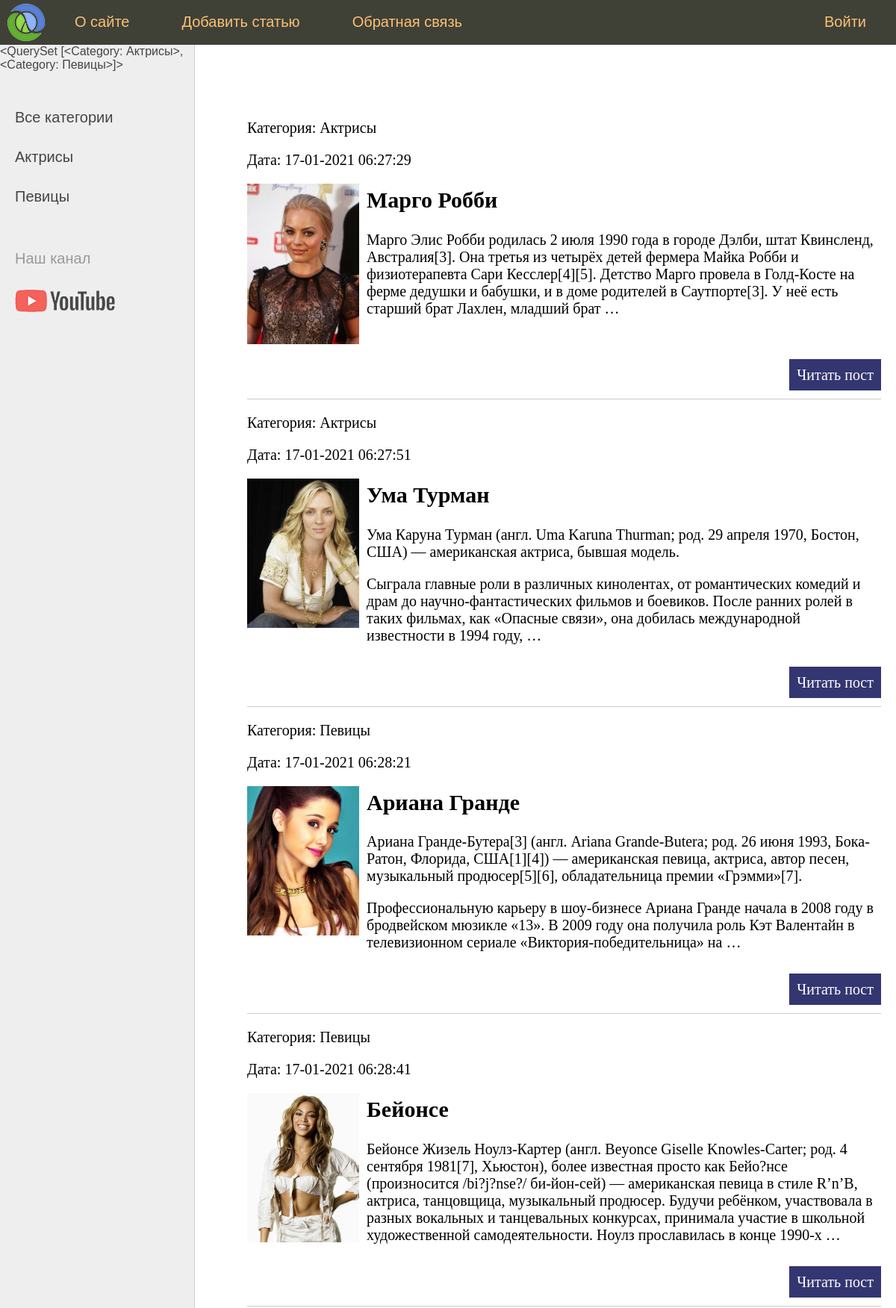
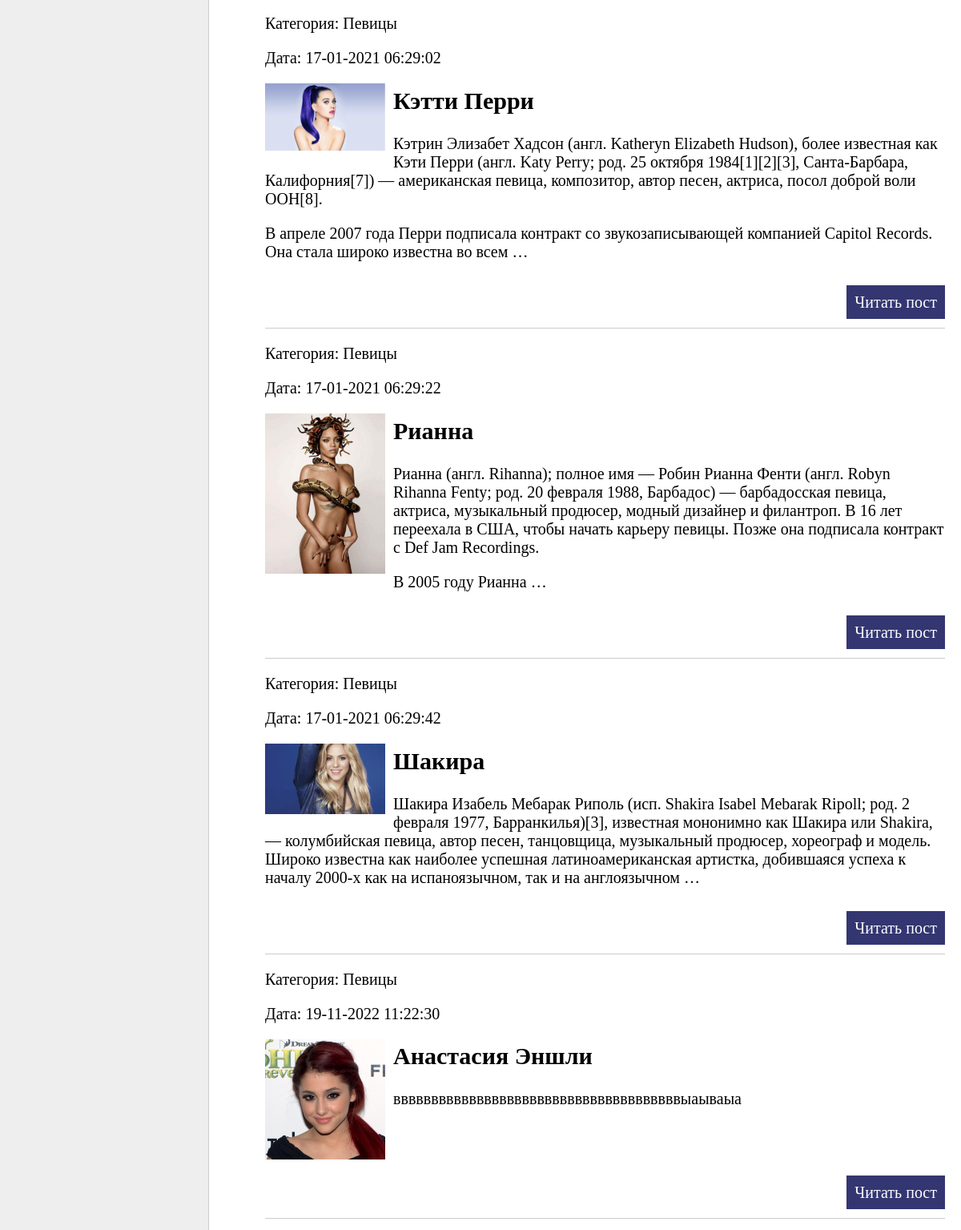
The page / (upper part) on the database its author committed (2 pictures, top to bottom).
### women/models.py (models this page shows, shortened)
class Category(models.Model):
    name = models.CharField(max_length=100, db_index=True, verbose_name='Категория')
    slug = models.SlugField(max_length=255, unique=True, db_index=True, verbose_name="URL")
    def __str__(self):
        return self.name
    def get_absolute_url(self):
        return reverse("category", kwargs={"cat_slug": self.slug})
    class Meta:
        verbose_name = 'Категория'
        verbose_name_plural = 'Категории'
        ordering = ['id']

class Women(models.Model):
    title = models.CharField(max_length=255, verbose_name="Заголовок")
    slug = models.SlugField(max_length=255, unique=True, db_index=True, verbose_name="URL")
    content = models.TextField(blank=True, verbose_name="Текст статьи")
    photo = models.ImageField(upload_to="photos/%Y/%m/%d/", verbose_name="Фото")
    time_create = models.DateTimeField(auto_now_add=True, verbose_name="Время создания")
    time_update = models.DateTimeField(auto_now=True, verbose_name="Время изменения")
    is_published = models.BooleanField(default=True, verbose_name="Публикация")
    cat = models.ForeignKey('Category', on_delete=models.PROTECT, verbose_name="Категории")
    def get_absolute_url(self):
        return reverse("post", kwargs={"post_slug": self.slug})
    class Meta:
        verbose_name = 'Известные женщины'
        verbose_name_plural = 'Известные женщины'
        ordering = ['time_create', 'title']

### women/views.py (the view)
# urls.py: path('', WomenHome.as_view(), name='home'),
class WomenHome(ListView):
    model = Women
    template_name = 'women/index.html'
    context_object_name = 'posts'
    def get_context_data(self, *, object_list=None, **kwargs):
        context = super().get_context_data(**kwargs)
        context['menu'] = menu
        context['title'] = 'Главная страница'
        return context
    def get_queryset(self):
        return Women.objects.filter(is_published=True)

### women/templatetags/women_tags.py (called while the page is built)
@register.simple_tag(name='getcats')
def get_categories(filter=None):
    if not filter:
        return Category.objects.all()
    else:
        return Category.objects.filter(pk=filter)

@register.inclusion_tag('women/list_categories.html')
def show_categories(sort=None, cat_selected=0):
    if not sort:
        cats = Category.objects.all()
    else:
        cats = Category.objects.order_by(sort)
    return {"cats": cats, "cat_selected": cat_selected}

### women/templates/women/index.html (shortened to what this page needs)
{% extends 'women/base.html' %}
{% block content %}
<ul class="list-articles">
	{% for p in posts %}
			<li><div class="article=panel">
				<p class="first">Категория: {{p.cat}}</p>
				<p class="last">Дата: {{p.time_update|date:"d-m-Y H:i:s"}}</p>
			</div>
{% if p.photo %}
	<p><img class="img-article-left thumb" src="{{p.photo.url}}"></p>
{% endif %}
			<h2>{{p.title}}</h2>
	{% autoescape on %}
	{{p.content|linebreaks|truncatewords:50}}
	{% endautoescape %}
			<p class="link-read-post"><a href="{{ p.get_absolute_url }}">Читать пост</a></p>
			</li>
	{% endfor %}
</ul>
{% endblock %}

### women/templates/women/base.html (shortened to what this page needs)
{% load static %}
{% load women_tags %}
<!DOCTYPE html>
<html>
<head>
	<link type="text/css" href="{% static 'women/css/styles.css' %}" rel="stylesheet" />
</head>
<body>
<table class="table-page" border=0 cellpadding="0" cellspacing="0">
<tr><td valign=top>
{% block mainmenu %}
		<div class="header">
			<ul id="mainmenu" class="mainmenu">
			<li class="logo"><a href="{% url 'home' %}"><div class="logo"></div></a></li>
{% for m in menu %}
	{% if not forloop.last %}
			<li><a href="{% url m.url_name %}">{{m.title}}</a></li>
	{% else %}
			<li class="last"><a href="{% url m.url_name %}">{{m.title}}</a></li>
	{% endif %}
{% endfor %}
			</ul>
		</div>
{% endblock mainmenu %}
<table class="table-content" border=0 cellpadding="0" cellspacing="0">
<tr>
	<td valign="top" class="left-chapters">
		{% getcats %}
	<ul id="leftchapters">
{% if cat_selected == 0 %}
		<li class="selected">Все категории</li>
{% else %}
		<li><a href="{% url 'home' %}">Все категории</a></li>
{% endif %}
{% show_categories  'name' cat_selected %}
		<li class="share">
		<p>Наш канал</p>
		<a class="share-yt" href="https://www.youtube.com/channel/UClJzWfGWuGJL2t-3dYKcHTA/playlists" target="_blank" rel="nofollow"></a>
		</li>
	</ul>
</td>
<td valign="top" class="content">
	<div class="content-text">
{% block content %}
{% endblock %}
	</div>
</td></tr></table>
</td></tr>
</table>
</body>
</html>

### women/templates/women/list_categories.html
{% for c in cats %}
	{% if c.pk == cat_selected %}
		<li class="selected">{{c.name}}</li>
	{% else %}
		<li><a href="{{ c.get_absolute_url }}">{{c.name}}</a></li>
	{% endif %}
{% endfor %}

### women/static/women/css/styles.css (style rules this page uses)
html, body { font-family: 'Arial'; margin: 0; padding: 0; height: 100%; width: 100%; color: #444; }
a { color: #0059b2; text-decoration: none; }
img { max-width: 600px; height: auto; }
img.img-article-left { max-width: 300px; height: auto; float: left; padding: 0 10px 10px 0; }
img.img-article-left.thumb { max-width: 150px; height: auto; }
p.link-read-post { text-align: right; }
p.link-read-post a { padding: 10px; min-width: 100px; background: #333671; color: #fff; text-decoration: none; }
ul.list-articles { list-style: none; margin: 0; padding: 0; }
ul.list-articles li { border-bottom: 1px solid #ccc; }
.table-page { width: 100%; height: 100%; vertical-align: top; }
.table-page tr { height: 100%; }
.header { background: #3F4137; height: 60px; }
.logo { background: url('../images/logo.png') no-repeat 10px 5px; width: 70px; height: 60px; }
ul.mainmenu { list-style: none; margin: 0; padding: 0; height: 60px; color: #fdc073; font-size: 20px; overflow: hidden; }
ul.mainmenu li { float: left; margin: 18px 40px 0 30px; }
ul.mainmenu li.logo { margin: 0; }
ul.mainmenu li.last { float: right; }
ul.mainmenu li a { color: #fdc073; text-decoration: none; }
.table-content { width: 100%; min-height: 100%; height: 100%; }
.left-chapters { margin: 0; background: #eee; border-right: 1px solid #ccc; min-height: 100%; }
.left-chapters ul { width: 230px; min-height: 100%; margin: 0; padding: 20px 10px 10px 20px; list-style: none; font-size: 20px; }
.left-chapters ul li { margin: 30px 0 0 0; color: #999; }
.left-chapters ul li a { color: #444; text-decoration: none; }
.left-chapters ul li.share { margin: 60px 0 0 0; }
.left-chapters ul li.share p { margin: 30px 0 30px 0; }
.left-chapters ul li.share a { display: inline-block; width: 40px; height: 40px; margin: 0 20px 0 0; }
.left-chapters ul li.share a.share-yt { width: 100%; height: 30px; background: url('../images/share_yt.png') no-repeat 0 0 }
.content { padding: 40px 20px 20px 40px; width: 100%; box-sizing: border-box; }
.content-text { margin: 60px 0 0 30px; color: #000; font-size: 20px; font-family: Yandex Sans Display Light; }

### rows shown on the page
Category: name.name "<QuerySet [<Category: Актрисы>, <Category: Певицы>]>", name "Актрисы"
Category: name "Певицы"
Women: cat "Актрисы", time_update "17-01-2021 06:27:29", photo (picture), title "Марго Робби", content "Марго Элис Робби родилась 2 июля 1990 года в городе Дэлби, штат Квинсленд, Австралия[3]. Она третья из четырёх детей фермера Майка Робби и физиотерапевта Сари Кесслер[4][5]. Детство Марго провела в Голд-Косте на ферме дедушки и бабушки, и в доме родителей в Саутпорте[3]. У неё есть старший брат Лахлен, младший брат …"
Women: cat "Актрисы", time_update "17-01-2021 06:27:51", photo (picture), title "Ума Турман", content "Ума Каруна Турман (англ. Uma Karuna Thurman; род. 29 апреля 1970, Бостон, США) — американская актриса, бывшая модель. Сыграла главные роли в различных кинолентах, от романтических комедий и драм до научно-фантастических фильмов и боевиков. После ранних ролей в таких фильмах, как «Опасные связи», она добилась международной известности в 1994 году, …"
Women: cat "Певицы", time_update "17-01-2021 06:28:21", photo (picture), title "Ариана Гранде", content "Ариана Гранде-Бутера[3] (англ. Ariana Grande-Butera; род. 26 июня 1993, Бока-Ратон, Флорида, США[1][4]) — американская певица, актриса, автор песен, музыкальный продюсер[5][6], обладательница премии «Грэмми»[7]. Профессиональную карьеру в шоу-бизнесе Ариана Гранде начала в 2008 году в бродвейском мюзикле «13». В 2009 году она получила роль Кэт Валентайн в телевизионном сериале «Виктория-победительница» на …"
Women: cat "Певицы", time_update "17-01-2021 06:28:41", photo (picture), title "Бейонсе", content "Бейонсе Жизель Ноулз-Картер (англ. Beyonce Giselle Knowles-Carter; род. 4 сентября 1981[7], Хьюстон), более известная просто как Бейо?нсе (произносится /bi?j?nse?/ би-йон-сей) — американская певица в стиле R’n’B, актриса, танцовщица, музыкальный продюсер. Будучи ребёнком, участвовала в разных вокальных и танцевальных конкурсах, принимала участие в школьной художественной самодеятельности. Ноулз прославилась в конце 1990-х …"
Women: cat "Певицы", time_update "17-01-2021 06:29:02", photo (picture), title "Кэтти Перри", content "Кэтрин Элизабет Хадсон (англ. Katheryn Elizabeth Hudson), более известная как Кэти Перри (англ. Katy Perry; род. 25 октября 1984[1][2][3], Санта-Барбара, Калифорния[7]) — американская певица, композитор, автор песен, актриса, посол доброй воли ООН[8]. В апреле 2007 года Перри подписала контракт со звукозаписывающей компанией Capitol Records. Она стала широко известна во всем …"
Women: cat "Певицы", time_update "17-01-2021 06:29:22", photo (picture), title "Рианна", content "Рианна (англ. Rihanna); полное имя — Робин Рианна Фенти (англ. Robyn Rihanna Fenty; род. 20 февраля 1988, Барбадос) — барбадосская певица, актриса, музыкальный продюсер, модный дизайнер и филантроп. В 16 лет переехала в США, чтобы начать карьеру певицы. Позже она подписала контракт с Def Jam Recordings. В 2005 году Рианна …"
Women: cat "Певицы", time_update "17-01-2021 06:29:42", photo (picture), title "Шакира", content "Шакира Изабель Мебарак Риполь (исп. Shakira Isabel Mebarak Ripoll; род. 2 февраля 1977, Барранкилья)[3], известная мононимно как Шакира или Shakira, — колумбийская певица, автор песен, танцовщица, музыкальный продюсер, хореограф и модель. Широко известна как наиболее успешная латиноамериканская артистка, добившаяся успеха к началу 2000-х как на испаноязычном, так и на англоязычном …"
Women: cat "Певицы", time_update "19-11-2022 11:22:30", photo (picture), title "Анастасия Эншли", content "ввввввввввввввввввввввввввввввввввввввыаываыа"

### other values the page prints
{{ m.title }} "О сайте" "Добавить статью" "Обратная связь"
{{ m.title }} "Войти"
